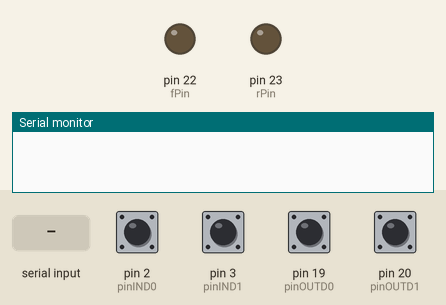
This sketch was run on a simulated Arduino Mega 2560, built with avr-gcc and run on an emulated ATmega2560. Parts: output pins drawn as LEDs (lit = HIGH), the last lines printed to the serial monitor. The test bench sets the inputs (shaded band); at power-on: pin 2 (pinIND0), pin 3 (pinIND1), pin 19 (pinOUTD0), pin 20 (pinOUTD1) HIGH.

Above: at 1.2 s.
1.3 s: "0" received over Serial
At 2.6 s:
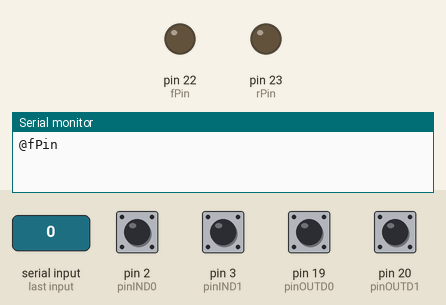
2.9 s: "1" received over Serial
At 3.9 s:
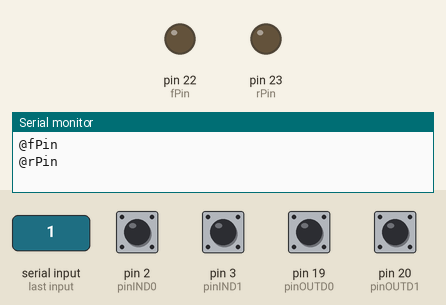
Timing chart, 0 to 5.9 s (numbered marks = the images above; inputs shaded):
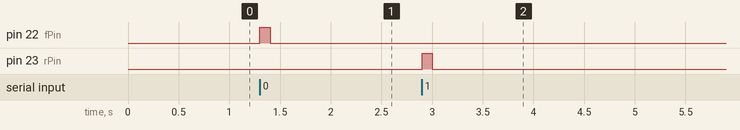

Measured:
- after the input at 1.3 s, pin 22 (fPin): LOW → HIGH at once, → LOW 0.10 s later
- after the input at 2.9 s, pin 23 (rPin): LOW → HIGH at once, → LOW 0.10 s later

The sketch:

hid.ino
```cpp
#include <WiegandNG.h>
#include <WiegandNG1.h>

String buildBinary(WiegandNG &tempwg) {
  volatile unsigned char *buffer=tempwg.getRawData();
  unsigned int bufferSize = tempwg.getBufferSize();
  unsigned int countedBits = tempwg.getBitCounted();
  unsigned int countedBytes = (countedBits/8);
  if ((countedBits % 8)>0) countedBytes++;
  char buff[tempwg.getBitCounted()+1] = "";
  buff[tempwg.getBitCounted()] = '\0';
  int index = 0;
  for (unsigned int i=bufferSize-countedBytes; i< bufferSize;i++) {
    unsigned char bufByte=buffer[i];
    for(int x=0; x<8;x++) {
      if ( (((bufferSize-i) *8)-x) <= countedBits) {
        if((bufByte & 0x80)) {
          buff[index++]= '1';
        }
        else {
          buff[index++]= '0';
        }
      }
      bufByte<<=1;
    }
  }
  return String(buff);
}

String buildBinary(WiegandNG1 &tempwg) {
  volatile unsigned char *buffer=tempwg.getRawData();
  unsigned int bufferSize = tempwg.getBufferSize();
  unsigned int countedBits = tempwg.getBitCounted();
  unsigned int countedBytes = (countedBits/8);
  if ((countedBits % 8)>0) countedBytes++;
  char buff[tempwg.getBitCounted()+1] = "";
  buff[tempwg.getBitCounted()] = '\0';
  int index = 0;
  for (unsigned int i=bufferSize-countedBytes; i< bufferSize;i++) {
    unsigned char bufByte=buffer[i];
    for(int x=0; x<8;x++) {
      if ( (((bufferSize-i) *8)-x) <= countedBits) {
        if((bufByte & 0x80)) {
          buff[index++]= '1';
        }
        else {
          buff[index++]= '0';
        }
      }
      bufByte<<=1;
    }
  }
  return String(buff);
}

WiegandNG wgIN;
WiegandNG1 wgOUT;

int pinIND0 = 2;
int pinIND1 = 3;

int pinOUTD0 = 19;
int pinOUTD1 = 20;

int fPin = 22;
int rPin = 23;

void setup() {
  Serial.begin(9600);
  unsigned int wiegandbits = 48;
  unsigned int packetGap = 15;
  if(!wgIN.begin(pinIND0, pinIND1, wiegandbits, packetGap)) {
    Serial.println("00000000000000000000000000000000000");
  }
  if(!wgOUT.begin(pinOUTD0, pinOUTD1, wiegandbits, packetGap)) {
    Serial.println("00000000000000000000000000000000000");
  }

  pinMode(fPin, OUTPUT);
  pinMode(rPin, OUTPUT);
}

void loop() {
  if(wgIN.available()) {
    wgIN.pause();
    Serial.println("#"+buildBinary(wgIN)+"00");
    wgIN.clear();
  }
  if(wgOUT.available()) {
    wgOUT.pause();
    Serial.println("#"+buildBinary(wgOUT)+"01");
    wgOUT.clear();
  }
  if (Serial.available() > 0){
    switch((char)Serial.read()){
      case '0':
        Serial.println("@fPin");
        digitalWrite(fPin, HIGH);
        break;
      case '1':
        Serial.println("@rPin");
        digitalWrite(rPin, HIGH);
        break;
      default:
        Serial.println("@-");
    }
    delay(100);
    digitalWrite(fPin, LOW);
    digitalWrite(rPin, LOW);
  }
}
```
